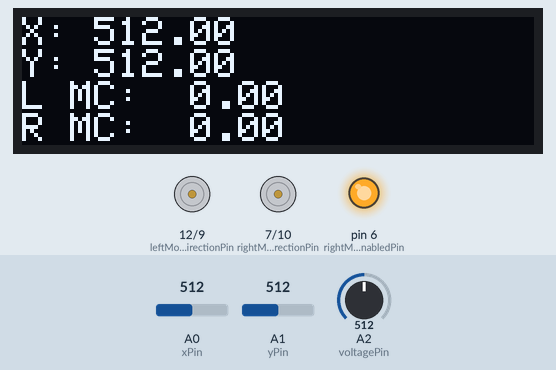
Bench run of a sketch on a simulated Arduino Uno, built with avr-gcc and run on an emulated ATmega328P. Shown: 128×32 one-colour display, direction and speed pins drawn as motors (green arrow = direction pin HIGH = forward, orange = LOW = backward, longer = more drive), output pins drawn as LEDs (lit = HIGH). The test bench sets the inputs (shaded band); at power-on: A0 (xPin) = 512, A1 (yPin) = 512, A2 (voltagePin) = 512. Pins used as bus, display or sensor lines are not drawn.

Above: at 1.2 s.
1.3 s: A0 (xPin) set to 548
At 1.8 s:
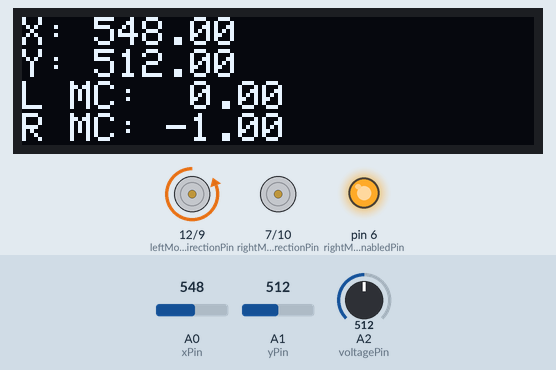
2.8 s: A1 (yPin) set to 548
At 3.8 s:
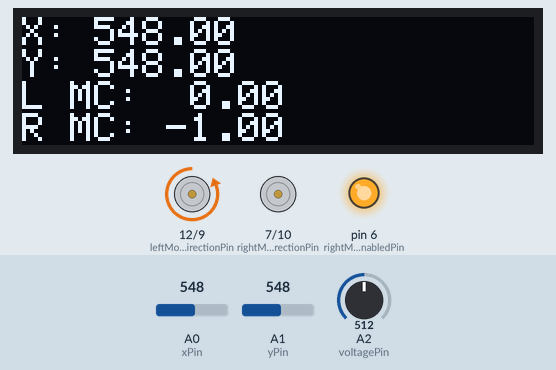
4.3 s: A1 (yPin) set to 568
At 5.5 s:
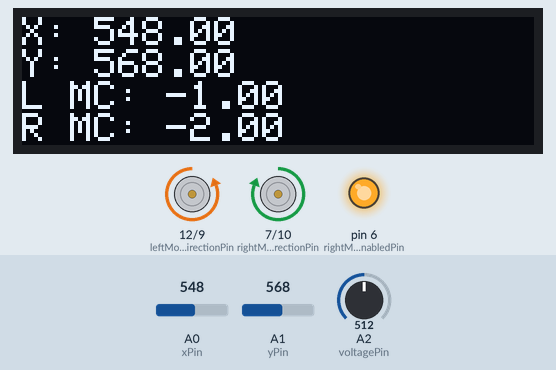
5.8 s: A0 (xPin) set to 576
At 6.1 s:
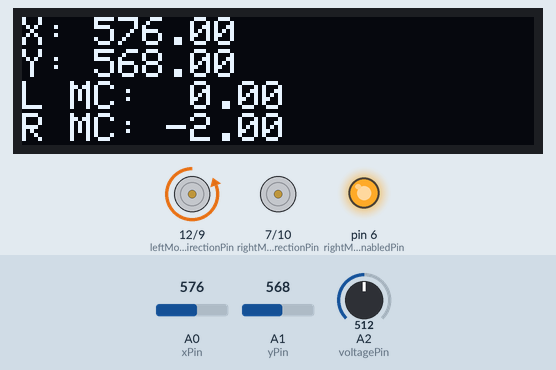
7.3 s: A1 (yPin) set to 511
At 7.8 s:
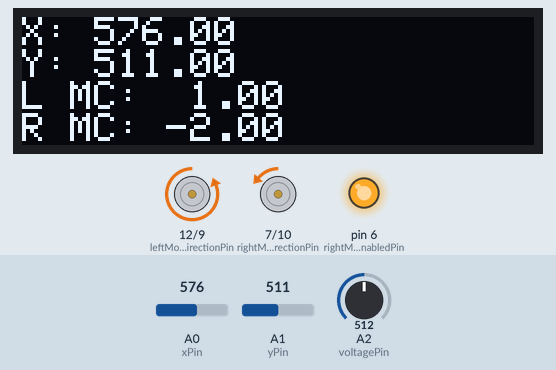
8.8 s: A0 (xPin) set to 306
At 9.9 s:
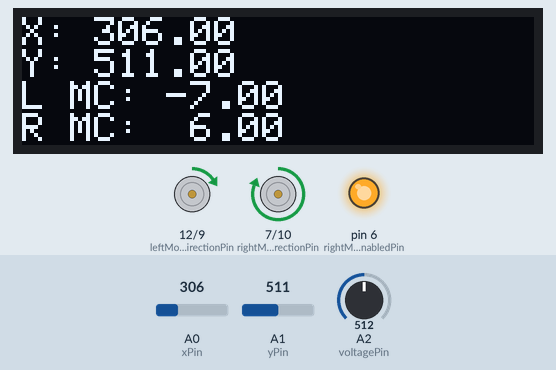
Timing chart, 0 to 11.3 s (numbered marks = the images above; inputs shaded):
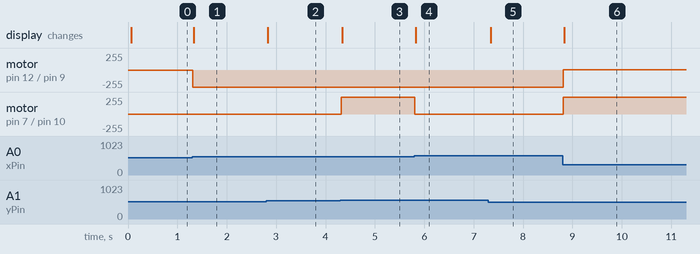

Measured:
- the behaviour switches between 530 and 531 on A0 (xPin) (found by bisection; images 0 and 1)
- the behaviour switches between 561 and 562 on A1 (yPin) (found by bisection; images 2 and 3)
- the behaviour switches between 557 and 558 on A0 (xPin) (found by bisection; images 3 and 4)
- after the input at 1.3 s, motor on pin 12 (leftMotorDirectionPin) / pin 9 (leftMotorSpeedPin): stopped → backward 255/255 at once; the display: changes at once (image 1)
- after the input at 2.8 s, the display: changes at once (image 2)
- after the input at 4.3 s, motor on pin 7 (rightMotorDirectionPin) / pin 10 (rightMotorSpeedPin): stopped → forward 255/255 at once; the display: changes at once (image 3)
- after the input at 5.8 s, motor on pin 7 (rightMotorDirectionPin) / pin 10 (rightMotorSpeedPin): forward 255/255 → stopped at once; the display: changes at once (image 4)
- after the input at 7.3 s, motor on pin 7 (rightMotorDirectionPin) / pin 10 (rightMotorSpeedPin): stopped → backward 1/255 at once; the display: changes at once (image 5)
- after the input at 8.8 s, motor on pin 12 (leftMotorDirectionPin) / pin 9 (leftMotorSpeedPin): backward 255/255 → forward 6/255 at once; motor on pin 7 (rightMotorDirectionPin) / pin 10 (rightMotorSpeedPin): backward 1/255 → forward 255/255 at once; the display: changes at once (image 6)

The sketch:

PvcChair.ino
```cpp
/*
  The purpose of this program is to test and demonstrate the display performance of the 128 x 64 display

  A0  Joystick yPin - white coming out of shield, turns to yellow going into joystick
  A1	Joystick xPin - brown coming out of shield, turns to green going into joystick
  A2	Voltage read (5K pot across +5, and ground)
  A3
  A4  SDA (if no SDA pin) - white
  A5  SCL (if not SCL pin) - blue

  D4  EL Left motor (e-stop - green wire)
  D12	ZF Left motor (direction - yellow wire)
  D9	VR Left speed (orange wire)

  D6  EL Right motor (e-stop - grey wire)
  D7	ZF Right motor (direction - blue wire)
  D10	VR Right speed (purple wire)
*/

#include <Wire.h>
#include <Adafruit_GFX.h>
#include <Adafruit_SSD1306.h>
#include "MotorControl.h"

#define OLED_RESET 4
Adafruit_SSD1306 oledDisplay(OLED_RESET);

// JOYSTICK PINS
int xPosition = 0;
int yPosition = 0;
const int xPin = A0;
const int yPin = A1;
const int voltagePin = A2;

// MOTOR DIRECTION CONTROLS
int leftMotorDirectionPin = 12;
int rightMotorDirectionPin = 7;
int threshold = 20;

MotorControl controller;

int leftMotorSpeedPin = 9;
int rightMotorSpeedPin = 10;

int leftMotorEnabledPin = 4;
int rightMotorEnabledPin = 6;

String formatDouble(double val, int dec, int dig )
{
  int addpad = 0;
  char sbuf[20];
  String fdata = (dtostrf(val, dec, dig, sbuf));
  int slen = fdata.length();
  for (addpad = 1; addpad <= dec + dig - slen; addpad++) {
    fdata = " " + fdata;
  }
  return fdata;
}

void updateDisplay(int xPos, int yPos, int lMotorCommand, int rMotorCommand, float batteryPercentage)
{
  oledDisplay.setTextSize(1);
  oledDisplay.setTextColor(WHITE, BLACK);
  oledDisplay.setCursor(0, 0);
  // oledDisplay.print("Battery: ");
  // oledDisplay.print(formatDouble(batteryPercentage * 100, 3, 2));
  // oledDisplay.println(" %");

  oledDisplay.setTextSize(0.5);
  oledDisplay.print("X: "); oledDisplay.println(formatDouble(xPos, 3, 2));
  oledDisplay.print("Y: "); oledDisplay.println(formatDouble(yPos, 3, 2));
  oledDisplay.print("L MC: "); oledDisplay.println(formatDouble(lMotorCommand, 3, 2));
  oledDisplay.print("R MC: "); oledDisplay.println(formatDouble(rMotorCommand, 3, 2));

  oledDisplay.display();
}

void setup()
{
  Serial.begin(9600);

  // Activate Joystick pins
  pinMode(xPin, INPUT);
  pinMode(yPin, INPUT);

  // Activate Joystick pins
  pinMode(leftMotorEnabledPin, OUTPUT);
  pinMode(rightMotorEnabledPin, OUTPUT);

  digitalWrite(leftMotorEnabledPin,HIGH);
  digitalWrite(rightMotorEnabledPin,HIGH);

  // Set up Direction outputs for the motor driver inputs
  pinMode(leftMotorDirectionPin, OUTPUT);
  pinMode(rightMotorDirectionPin, OUTPUT);

  // Set up Speed outputs for Motor Driver
  pinMode(leftMotorSpeedPin, OUTPUT);
  pinMode(rightMotorSpeedPin, OUTPUT);

  pinMode(voltagePin, INPUT);
  oledDisplay.begin(SSD1306_SWITCHCAPVCC, 0x3C);  // initialize with the I2C addr 0x3C (for the 128x32)

  oledDisplay.clearDisplay();
  oledDisplay.display();

  // use initial values as zeros in MotorControl object
  controller.initialize(analogRead(xPin), analogRead(yPin), threshold);
}

void loop()
{
  xPosition = analogRead(xPin);
  int xPositionReversed = map(xPosition, 0, 1023, 1023, 0);
  yPosition = analogRead(yPin);
  int yPositionReversed = map(yPosition, 0, 1023, 1023, 0);

  int motor1Command;
  int motor2Command;
  controller.translateJoystickToMotorCommands(xPositionReversed, yPositionReversed, motor1Command, motor2Command);

  // motor 1 == right motor
  if (motor1Command > 0) {
    digitalWrite(rightMotorDirectionPin, LOW); // forward
  } else {
    digitalWrite(rightMotorDirectionPin, HIGH); // backwards
  }
  analogWrite(rightMotorSpeedPin, motor1Command);

  // motor2 == left motor
  if (motor2Command > 0) {
    digitalWrite(leftMotorDirectionPin, HIGH); // forward
  } else {
    digitalWrite(leftMotorDirectionPin, LOW); // backwards
  }
  analogWrite(leftMotorSpeedPin, motor2Command);

  // Compute voltage from the resistor value
  //
  float resistance = analogRead(voltagePin);

  updateDisplay(xPosition, yPosition, motor1Command, motor2Command, resistance / 1024.0f);
}
```

MotorControl.cpp
```cpp
#include "MotorControl.h"
#include <stdlib.h>

MotorControl::MotorControl()
{
}

void MotorControl::initialize(int initialX, int initialY, int threshold)
{
  centerX = initialX;
  centerY = initialY;
  t = threshold;
}

void MotorControl::translateJoystickToMotorCommands(int x, int y, int &motor1Command, int &motor2Command)
{
  if ((abs(x - centerX) < t) && (abs(y - centerY) < t)) {
    // neutral
    motor1Command = 0;
    motor2Command = 0;
  } else {
    // Differential Steering Joystick Algorithm
    // ========================================
    //   by Calvin Hass
    //   http://www.impulseadventure.com/elec/
    //
    // Converts a single dual-axis joystick into a differential
    // drive motor control, with support for both drive, turn
    // and pivot operations.
    //

    // INPUTS
    int nJoyX = mymap(x, 1023, 0, -128, 127); // Joystick X input                     (-128..+127)
    int nJoyY = mymap(y, 0, 1023, -128, 127); // Joystick Y input                     (-128..+127)

    // OUTPUTS
    int     nMotMixL;           // Motor (left)  mixed output           (-128..+127)
    int     nMotMixR;           // Motor (right) mixed output           (-128..+127)

    // CONFIG
    // - fPivYLimt  : The threshold at which the pivot action starts
    //                This threshold is measured in units on the Y-axis
    //                away from the X-axis (Y=0). A greater value will assign
    //                more of the joystick's range to pivot actions.
    //                Allowable range: (0..+127)
    float fPivYLimit = 32.0;

    // TEMP VARIABLES
    float   nMotPremixL;    // Motor (left)  premixed output        (-128..+127)
    float   nMotPremixR;    // Motor (right) premixed output        (-128..+127)
    int     nPivSpeed;      // Pivot Speed                          (-128..+127)
    float   fPivScale;      // Balance scale b/w drive and pivot    (   0..1   )


    // Calculate Drive Turn output due to Joystick X input
    if (nJoyY >= 0) {
      // Forward
      nMotPremixL = (nJoyX>=0)? 127.0 : (127.0 + nJoyX);
      nMotPremixR = (nJoyX>=0)? (127.0 - nJoyX) : 127.0;
    } else {
      // Reverse
      nMotPremixL = (nJoyX>=0)? (127.0 - nJoyX) : 127.0;
      nMotPremixR = (nJoyX>=0)? 127.0 : (127.0 + nJoyX);
    }

    // Scale Drive output due to Joystick Y input (throttle)
    nMotPremixL = nMotPremixL * nJoyY/128.0;
    nMotPremixR = nMotPremixR * nJoyY/128.0;

    // Now calculate pivot amount
    // - Strength of pivot (nPivSpeed) based on Joystick X input
    // - Blending of pivot vs drive (fPivScale) based on Joystick Y input
    nPivSpeed = nJoyX;
    fPivScale = (abs(nJoyY)>fPivYLimit)? 0.0 : (1.0 - abs(nJoyY)/fPivYLimit);

    // Calculate final mix of Drive and Pivot
    nMotMixL = (1.0-fPivScale)*nMotPremixL + fPivScale*( nPivSpeed);
    nMotMixR = (1.0-fPivScale)*nMotPremixR + fPivScale*(-nPivSpeed);

    motor1Command = mymap(nMotMixL, -128, 127, -16, 16);
    motor2Command = mymap(nMotMixR, -128, 127, -16, 16);
  }
}

/* copying this from WMath.cpp b/c including Arduino.h in this file causes issues with Catch */
long MotorControl::mymap(long x, long in_min, long in_max, long out_min, long out_max)
{
  return (x - in_min) * (out_max - out_min) / (in_max - in_min) + out_min;
}
```

MotorControl.h
```cpp
#ifndef H_MOTOR_CONTROL
#define H_MOTOR_CONTROL

class MotorControl
{
  int centerX;
  int centerY;
  int t;

public:
  MotorControl();
  void initialize(int initialX, int initialY, int threshold);
  void translateJoystickToMotorCommands(int x, int y, int &motor1Command, int &motor2Command);

private:
  long mymap(long, long, long, long, long);

};

#endif // H_MOTOR_CONTROL
```
